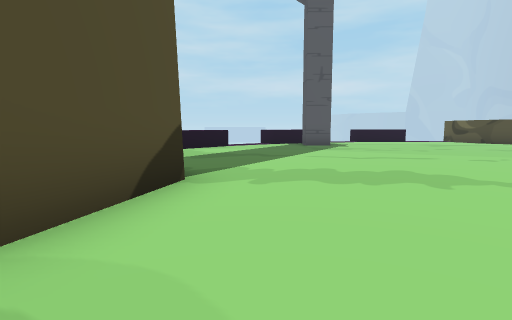
View 1 (above)

17 first-person views from a walk through a 3-D level made in the Godot game engine. The camera is 1.3 m above the floor, tilts 6° down and sees 80° across. The floor is counted in squares, 2 m on a side. Each view is taken from the middle of a square. On the plan, view 1 faces up. The plan holds only what a view shows up to about 10 squares ahead; the rest is blank. The place goes on beyond the plan. Flat picture figures and markers are left out.

View 2
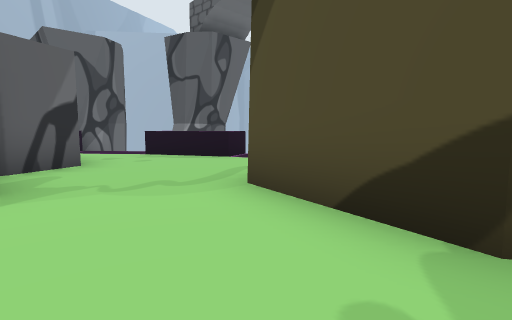

View 3
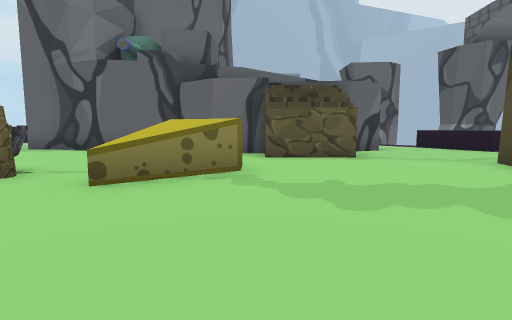

View 4
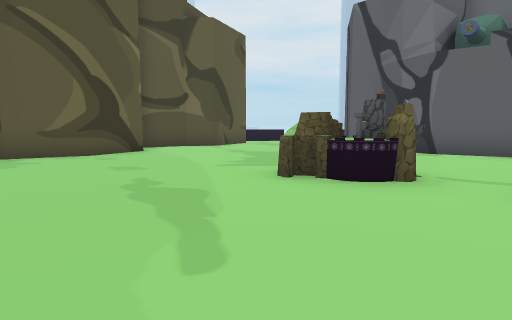

View 5
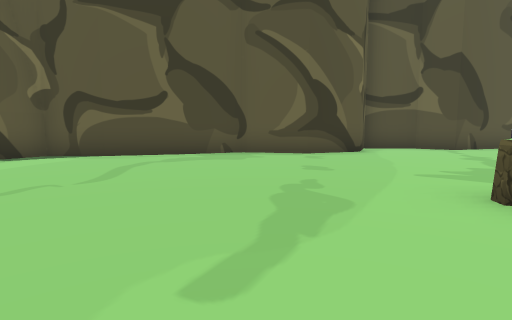

View 6
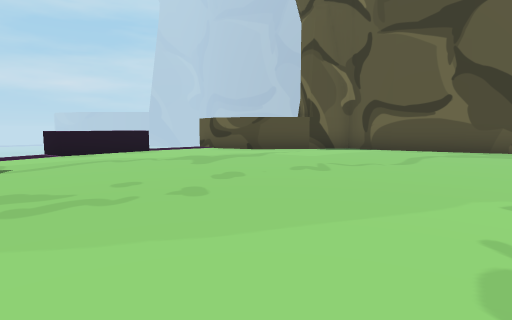

View 7
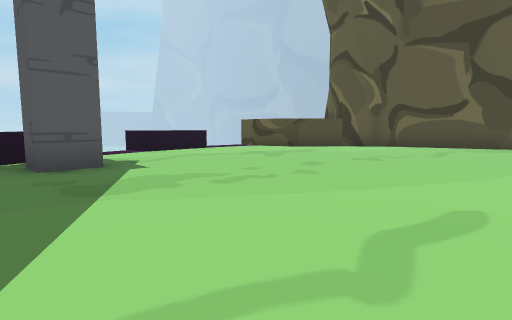

View 8
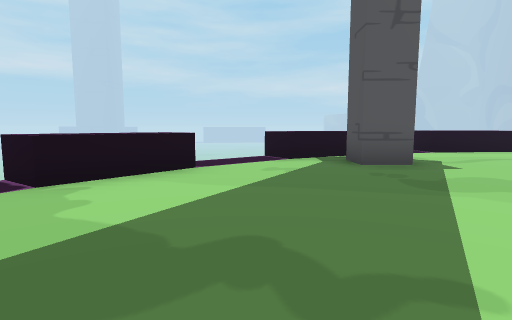

View 9
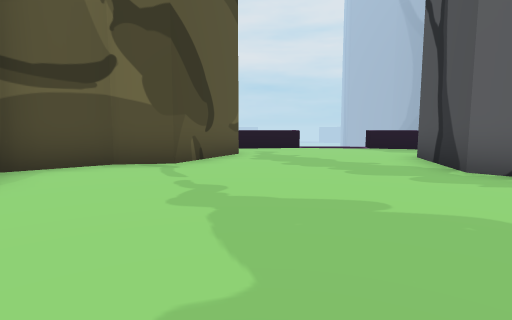

View 10
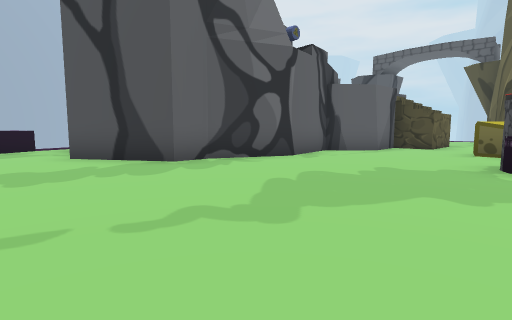

View 11
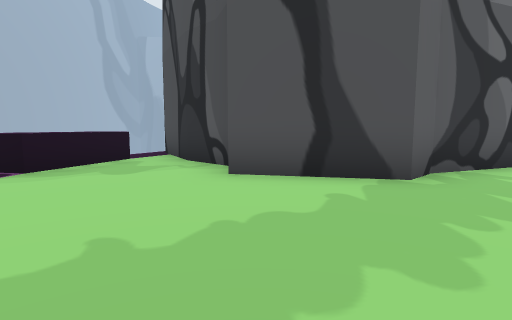

View 12
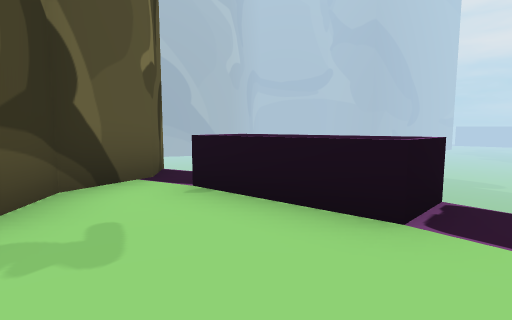

View 13
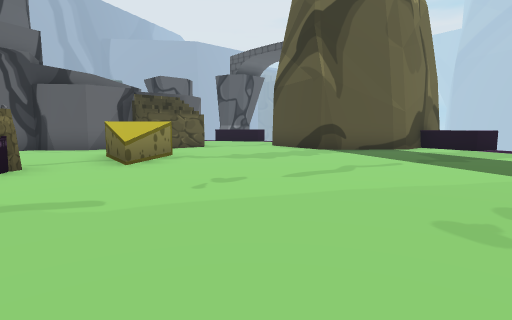

View 14
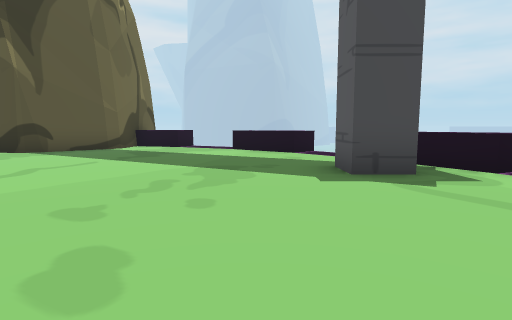

View 15
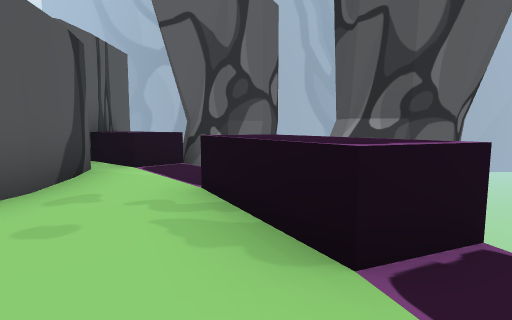

View 16
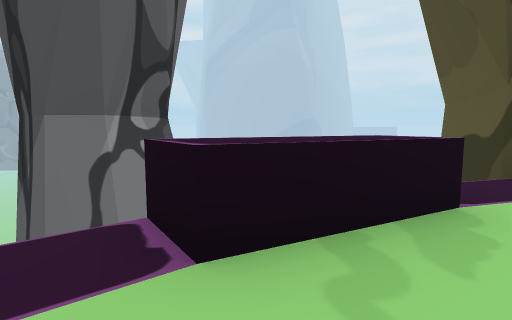

View 17
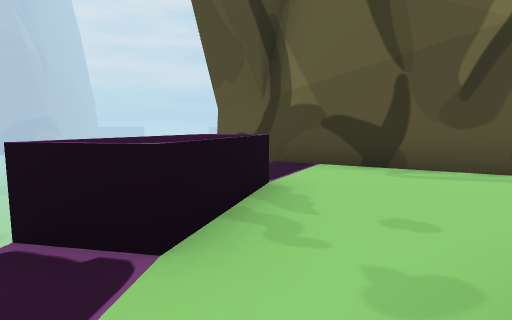

### Floor plan
Key: @ floor where view 1 was taken; # wall or solid block; x gap in a wall; . floor; = window, fence, low wall or low ledge; ^ raised ledge; v drop or lower ground.
Columns run from 6 left of view 1 to 18 right of it. Each row starts with its distance up from view 1.
 15           v^^^.
 14        v^..^...##
 13       v^^.......##
 12     v...#........#
 11     ^^............#
 10    ^^.............#
  9    ................#
  8   v................#
  7   ^................#
  6   ^................#
  5    ##..............#
  4      #.............#
  3      #....^^.^#.....#
  2     #.....^..........#
  1 v^##.................#
  0 vv....@##...........#
 -1   .....####..........#
 -2   ^^..##   ####......###
 -3   v^..#        ##.....x.v
 -4 v#vv..#          #....^^
 -5 vv# .^#         #....^^
 -6 #vvv#^^         #.....v
 -7   vvvv^         #.^^v
 -8                 #= v
 -9                 v

Where each view was taken, in squares from view 1:
view 1: 0 up, 0 right, facing up
view 2: 4 up, 1 right, facing down-left
view 3: 7 up, 3 right, facing down
view 4: 7 up, 5 right, facing down-right
view 5: 6 up, 5 right, facing right
view 6: 6 up, 3 right, facing up-right
view 7: 6 up, 1 right, facing up-right
view 8: 6 up, 0 right, facing up
view 9: 3 up, 9 right, facing down-right
view 10: 3 up, 13 right, facing down-left
view 11: 1 down, 14 right, facing down-left
view 12: 4 down, 13 right, facing right
view 13: 9 up, 7 right, facing down-left
view 14: 10 up, 7 right, facing left
view 15: 0 up, 3 left, facing down
view 16: 3 down, 1 left, facing left
view 17: 4 down, 1 left, facing up-left
